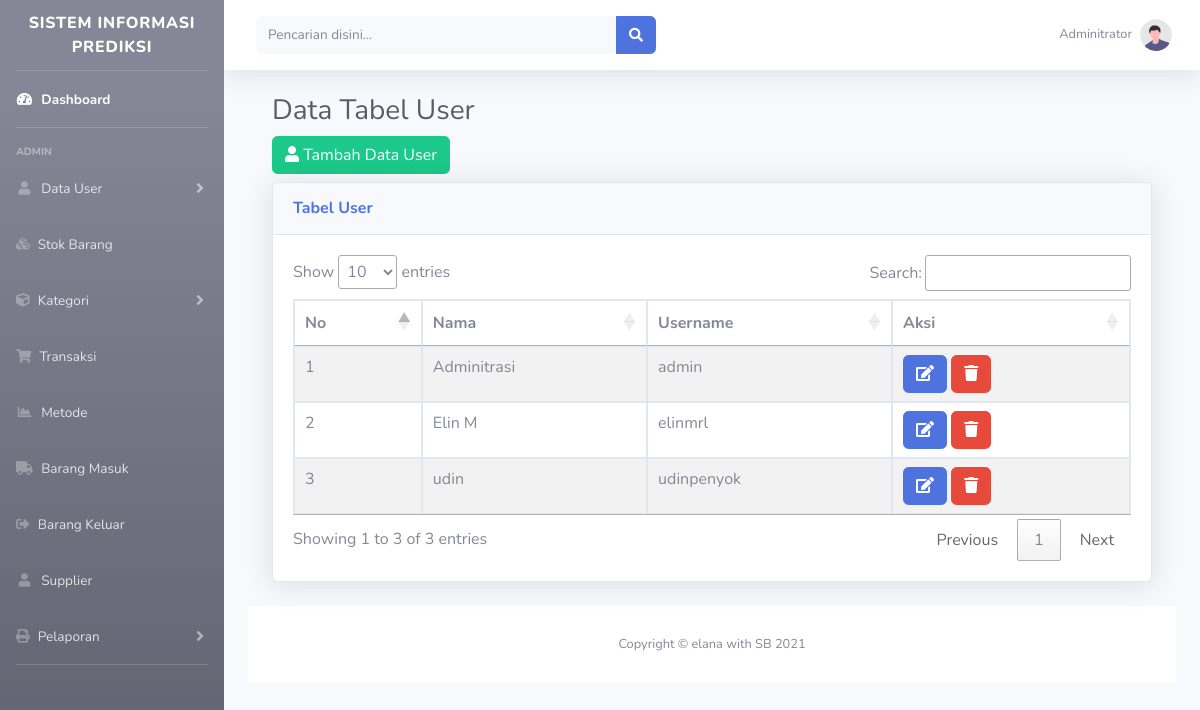
The page /index.php?halaman=user (signed in) on the database its author committed.
### tables this page shows
CREATE TABLE `user` (
  `id_user` int(11) NOT NULL,
  `username` varchar(20) NOT NULL,
  `password` varchar(20) NOT NULL,
  `level` varchar(50) NOT NULL,
  `nama` varchar(100) NOT NULL
);

### page/user/index_user.php (the view)
<div class="container-fluid">
    <h1 class="h3 mb-2 text-gray-800">Data Tabel User </h1>
    <div class="box">
        <div class="box-header">
            <h3 class="box-title"><span class="pull-right"><a href="?halaman=user&aksi=tambah" class="btn btn-success"><i class="fa fa-user"></i> Tambah Data User</a></span></h3>
        </div>
        <div class="card shadow mb-4">
            <div class="card-header py-3">
                <h6 class="m-0 font-weight-bold text-primary">Tabel User</h6>
            </div>
            <div class="card-body">
                <div class="table-responsive">
                    <table id="example1" class="table table-bordered table-striped">
                        <thead>
                            <tr>
                                <th>No</th>
                                <th>Nama</th>
                                <th>Username</th>
                                <th>Aksi</th>
                            </tr>
                        </thead>
                        <tbody>
                            <?php
                            $no = 1;
                            $sql = "select * from user";
                            $query = mysqli_query($conn, $sql);
                            while ($row = mysqli_fetch_assoc($query)) :
                            ?>
                                <tr>
                                    <td><?= $no ?></td>
                                    <td><?= $row['nama'] ?></td>
                                    <td><?= $row['username'] ?></td>
                                    <td>
                                        <a href="?halaman=user&aksi=edit&id=<?= $row['id_user'] ?>" class="btn btn-primary"><i class="fa fa-edit"></i></a>
                                        <a href="?halaman=user&aksi=delete&id=<?= $row['id_user'] ?>" class="btn btn-danger" onclick="return confirm('Apakah data akan dihapus?')"><i class="fa fa-trash"></i></a>
                                    </td>
                                </tr>
                            <?php $no++;
                            endwhile; ?>
                        </tbody>
                    </table>
                </div>
            </div>
        </div>
    </div>

### rows shown on the page
user: nama "Adminitrasi", username "admin"
user: nama "Elin M", username "elinmrl"
user: nama "udin", username "udinpenyok"
